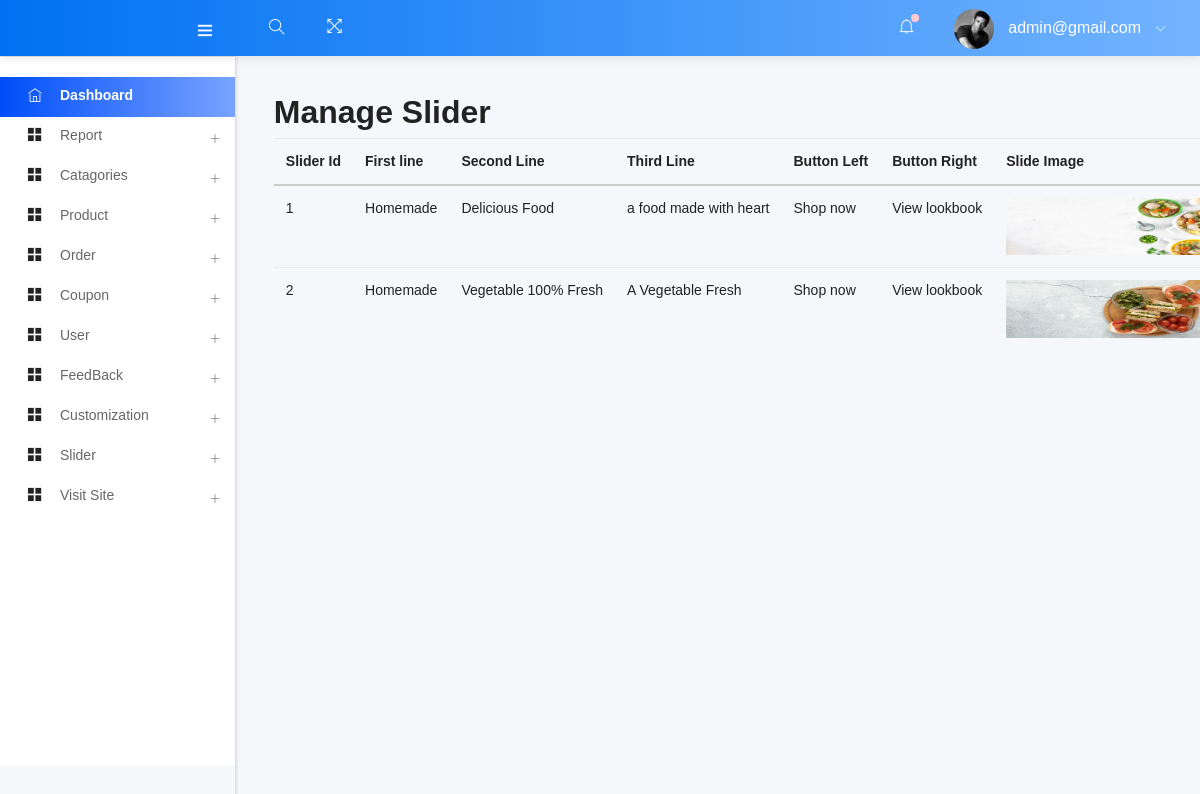
Screenshot of /admin/manage_slider.php (signed in) with the database file from the repository.
### tables this page shows
CREATE TABLE `slider` (
  `slider_id` int(11) NOT NULL,
  `first_line` varchar(255) NOT NULL,
  `second_line` varchar(255) NOT NULL,
  `third_line` varchar(255) NOT NULL,
  `btn_left` varchar(25) NOT NULL,
  `btn_right` varchar(25) NOT NULL,
  `slider_img` varchar(255) NOT NULL
);

### admin/manage_slider.php (called while the page is built)
<?php
    $views = "manage_slider";
    include ("template.php");
?>

### admin/class/adminback.php (called while the page is built, shortened)
<?php
class  adminback
{
    private $connection;
    function __construct()
    {
        $dbhost = "localhost";
        $dbuser = "root";
        $dbpass = "";
        $dbname = "foodshop";
        $this->connection = mysqli_connect($dbhost, $dbuser, $dbpass, $dbname);
    }
    function SlideShow(){
        $query = "SELECT * FROM `slider`";
        if(mysqli_query($this->connection, $query)){
            $row = mysqli_query($this->connection, $query);
            return $row;
        }
    }
}

### admin/views/manage_slider_view.php (the view, shortened to what this page needs)
<?php
 $rows = $obj->SlideShow();
?>
<h2>Manage Slider</h2>
<table class="table">
    <thead>
        <tr>
            <th>Slider Id</th>
            <th>First line</th>
            <th>Second Line</th>
            <th>Third Line</th>
            <th>Button Left</th>
            <th>Button Right</th>
            <th>Slide Image</th>
        </tr>
    </thead>
    <tbody>
    <?php
        while($row = mysqli_fetch_assoc($rows)){
    ?>
        <tr>
            <td> <?php echo $row['slider_id'] ?></td>
            <td> <?php echo $row['first_line'] ?></td>
            <td> <?php echo $row['second_line'] ?></td>
            <td> <?php echo $row['third_line'] ?></td>
            <td> <?php echo $row['btn_left'] ?></td>
            <td> <?php echo $row['btn_right'] ?></td>
            <td> <img src="uploads/<?php echo $row['slider_img'] ?>" width="200px"> </td>
        </tr>
        <?php } ?>
    </tbody>
</table>

### admin/includes/head.php (shortened to what this page needs)
<!DOCTYPE html>
<html lang="en">
<head>
      <link rel="stylesheet" type="text/css" href="assets/css/bootstrap/css/bootstrap.min.css">
      <link rel="stylesheet" type="text/css" href="assets/icon/themify-icons/themify-icons.css">
	  <link rel="stylesheet" type="text/css" href="assets/icon/font-awesome/css/font-awesome.min.css">
      <link rel="stylesheet" type="text/css" href="assets/icon/icofont/css/icofont.css">
      <link rel="stylesheet" type="text/css" href="assets/css/style.css">
      <link rel="stylesheet" type="text/css" href="assets/css/jquery.mCustomScrollbar.css">
  </head>

### admin/template.php (shortened to what this page needs)
<?php
    include("class/adminback.php");
    $obj= new adminback();
    $admin_email = $_SESSION['admin_email'];
?>
<?php
    include ("includes/head.php")
?>
  <body>
  <body>
    <div id="pcoded" class="pcoded">
        <div class="pcoded-container navbar-wrapper">
         <?php include_once ("includes/headernav.php") ?>
            <div class="pcoded-main-container">
                <div class="pcoded-wrapper">
                <?php include_once ("includes/sidenav.php") ?>
                    <div class="pcoded-content">
                        <div class="pcoded-inner-content">
                            <div class="main-body">
                                <div class="page-wrapper">
                                    <div class="page-body">
                                <?php
                                    if($views){
                                        if($views=="dashboard"){
                                            include ('views/dashborad_view.php');
                                        }elseif($views=="add-cata"){
                                            include ("views/add_cata_view.php");
                                        }elseif($views=="manage-cata"){
                                            include ("views/manage_cata_view.php");
                                        }elseif($views=="add-product"){
                                            include ("views/add_product_view.php");
                                        }elseif($views=="manage-product"){
                                            include ("views/manage_product_view.php");
                                        }elseif($views=="add-user"){
                                            include ("views/add_user_view.php");
                                        }elseif($views=="manage-user"){
                                            include ("views/manage_user_view.php");
                                        }elseif($views=="edit_cata"){
                                            include ("views/edit_cata_view.php");
                                        }elseif($views=="edit_product"){
                                            include ("views/edit_product_view.php");
                                        }elseif($views=="manage_order"){
                                            include ("views/manage_order_view.php");
                                        }elseif($views=="add_link"){
                                            include ("views/add_links_view.php");
                                        }elseif($views=="edit_logo"){
                                            include ("views/edit_logo_view.php");
                                        }elseif($views=="add_logo"){
                                            include ("views/add_logo_view.php");
                                        }elseif($views=="edit_links"){
                                            include ("views/edit_links_view.php");
                                        }elseif($views=="manage_slider"){
                                            include ("views/manage_slider_view.php");
                                        }elseif($views=="edit_slider"){
                                            include ("views/edit_slider_view.php");
                                        }elseif($views=="add_order"){
                                            include ("views/add_order_view.php");
                                        }elseif($views=="add_coupon"){
                                            include ("views/add_coupon_view.php");
                                        }elseif($views=="manage_coupon"){
                                            include ("views/manage_coupon_view.php");
                                        }elseif($views=="customer_feedback"){
                                            include ("views/customer_feedback_view.php");
                                        }elseif($views=="edit_comment"){
                                            include ("views/edit_comment_view.php");
                                        }elseif($views=="add-admin-user"){
                                            include ("views/add_admin_user_view.php");
                                        }elseif($views=="edit_admin"){
                                            include ("views/edit_admin_view.php");
                                        }elseif($views=="make_report"){
                                            include ("views/make_report_view.php");
                                        }
                                    }
                                ?>
                                </div>
                            </div>
                        </div>
                    </div>
                </div>
            </div>
        </div>
<?php
    include ("includes/script.php")
?>

### admin/includes/headernav.php (shortened to what this page needs)
<nav class="navbar header-navbar pcoded-header">
               <div class="navbar-wrapper">
                   <div class="navbar-logo">
                       <a class="mobile-menu" id="mobile-collapse" href="#!">
                           <i class="ti-menu"></i>
                       </a>
                   </div>
                   <div class="navbar-container container-fluid">
                       <ul class="nav-left">
                           <li class="header-search">
                               <div class="main-search morphsearch-search">
                                   <div class="input-group">
                                       <input type="text" class="form-control">
                                       <span class="input-group-addon search-btn"><i class="ti-search"></i></span>
                                   </div>
                               </div>
                           </li>
                           <li>
                               <a href="#!" onclick="javascript:toggleFullScreen()">
                                   <i class="ti-fullscreen"></i>
                               </a>
                           </li>
                       </ul>
                       <ul class="nav-right">
                           <li class="header-notification">
                               <a href="#!">
                                   <i class="ti-bell"></i>
                                   <span class="badge bg-c-pink"></span>
                               </a>
                           </li>
                           <li class="user-profile header-notification">
                               <a href="#!">
                                   <img src="assets/images/avatar-4.jpg" class="img-radius" alt="User-Profile-Image">
                                   <span> <?php echo $admin_email ?> </span>
                                   <i class="ti-angle-down"></i>
                               </a>
                           </li>
                       </ul>
                   </div>
               </div>
           </nav>

### admin/includes/sidenav.php (shortened to what this page needs)
<nav class="pcoded-navbar">
                        <div class="pcoded-inner-navbar main-menu">
                            <div class="pcoded-navigatio-lavel" data-i18n="nav.category.navigation"></div>
                            <ul class="pcoded-item pcoded-left-item">
                                <li class="active">
                                    <a href="dashboard.php">
                                        <span class="pcoded-micon"><i class="ti-home"></i><b>D</b></span>
                                        <span class="pcoded-mtext" data-i18n="nav.dash.main">Dashboard</span>
                                    </a>
                                </li>
                                <li class="pcoded-hasmenu">
                                    <a href="javascript:void(0)">
                                        <span class="pcoded-micon"><i class="ti-layout-grid2-alt"></i></span>
                                        <span class="pcoded-mtext"  data-i18n="nav.basic-components.main">Report</span>
                                    </a>
                                </li>
                                <li class="pcoded-hasmenu">
                                    <a href="javascript:void(0)">
                                        <span class="pcoded-micon"><i class="ti-layout-grid2-alt"></i></span>
                                        <span class="pcoded-mtext"  data-i18n="nav.basic-components.main">Catagories</span>
                                    </a>
                                </li>
                                <li class="pcoded-hasmenu">
                                    <a href="javascript:void(0)">
                                        <span class="pcoded-micon"><i class="ti-layout-grid2-alt"></i></span>
                                        <span class="pcoded-mtext"  data-i18n="nav.basic-components.main">Product</span>
                                    </a>
                                </li>
                                <li class="pcoded-hasmenu">
                                    <a href="javascript:void(0)">
                                        <span class="pcoded-micon"><i class="ti-layout-grid2-alt"></i></span>
                                        <span class="pcoded-mtext"  data-i18n="nav.basic-components.main">Order</span>
                                    </a>
                                </li>
                                <li class="pcoded-hasmenu">
                                    <a href="javascript:void(0)">
                                        <span class="pcoded-micon"><i class="ti-layout-grid2-alt"></i></span>
                                        <span class="pcoded-mtext"  data-i18n="nav.basic-components.main">Coupon</span>
                                    </a>
                                </li>
                                <?php
                                    if($_SESSION['role']==1){
                                ?>
                                <li class="pcoded-hasmenu">
                                    <a href="javascript:void(0)">
                                        <span class="pcoded-micon"><i class="ti-layout-grid2-alt"></i></span>
                                        <span class="pcoded-mtext"  data-i18n="nav.basic-components.main">User</span>
                                    </a>
                                </li>
                                <?php }?>
                                <li class="pcoded-hasmenu">
                                    <a href="javascript:void(0)">
                                        <span class="pcoded-micon"><i class="ti-layout-grid2-alt"></i></span>
                                        <span class="pcoded-mtext"  data-i18n="nav.basic-components.main">FeedBack</span>
                                    </a>
                                </li>
                                <li class="pcoded-hasmenu">
                                    <a href="javascript:void(0)">
                                        <span class="pcoded-micon"><i class="ti-layout-grid2-alt"></i></span>
                                        <span class="pcoded-mtext"  data-i18n="nav.basic-components.main">Customization</span>
                                    </a>
                                </li>
                                <li class="pcoded-hasmenu">
                                    <a href="javascript:void(0)">
                                        <span class="pcoded-micon"><i class="ti-layout-grid2-alt"></i></span>
                                        <span class="pcoded-mtext"  data-i18n="nav.basic-components.main">Slider</span>
                                    </a>
                                </li>
                                <li class="pcoded-hasmenu">
                                <a href="../index.php" target="_blank">
                                        <span class="pcoded-micon"><i class="ti-layout-grid2-alt"></i></span>
                                        <span class="pcoded-mtext"  data-i18n="nav.basic-components.main">Visit Site</span>
                                    </a>
                                </li>
                            </ul>
                        </div>
                    </nav>

### admin/includes/script.php (shortened to what this page needs)
</body>
</html>

### rows the page displays
slider: slider_id "1", first_line "Homemade", second_line "Delicious Food", third_line "a food made with heart", btn_left "Shop now", btn_right "View lookbook", shows a picture
slider: slider_id "2", first_line "Homemade", second_line "Vegetable 100% Fresh", third_line "A Vegetable Fresh", btn_left "Shop now", btn_right "View lookbook", shows a picture

### other values shown
$admin_email "admin@gmail.com"
